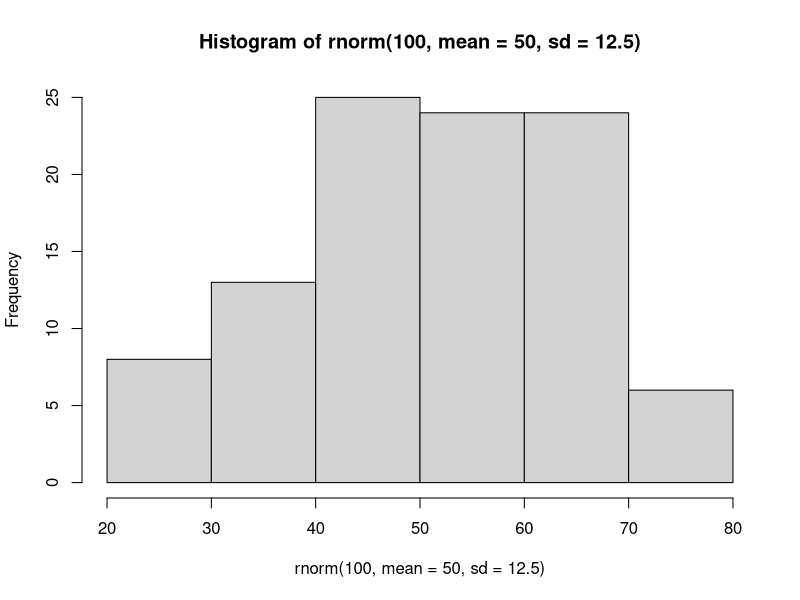
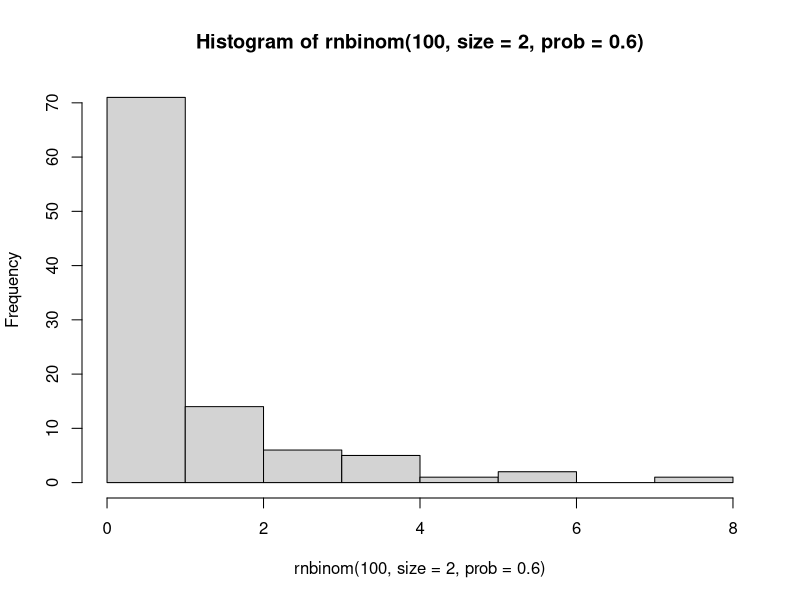
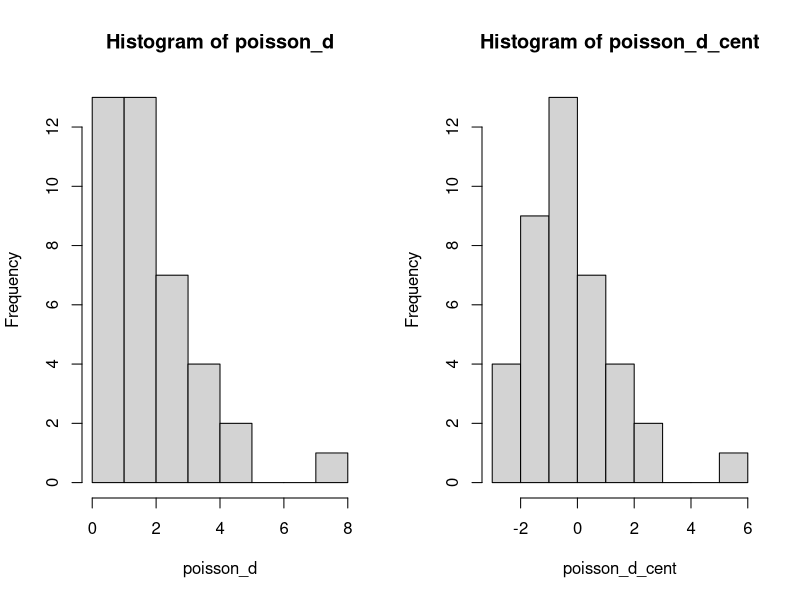
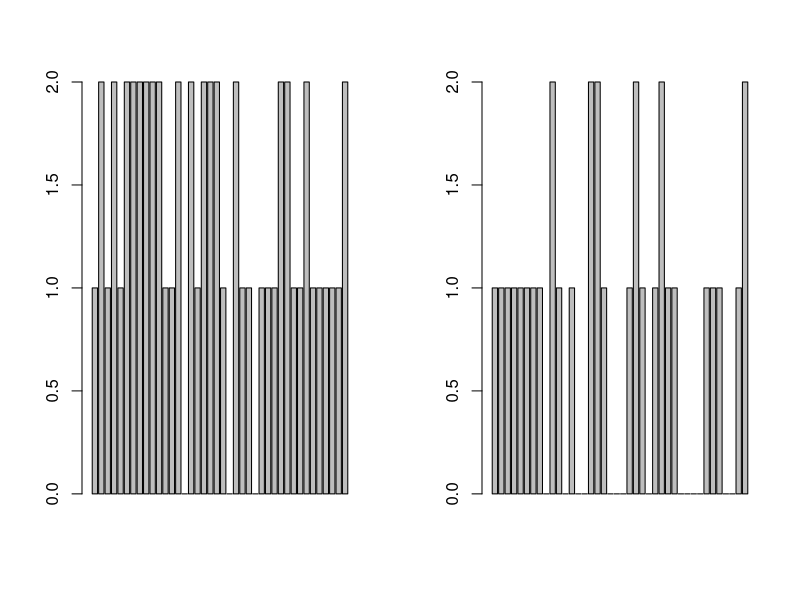

Recreate these plots in R, in order.
#####################Script da aula 12/04/2021
###########Tipos de Objetos
ranking_clubs<-data.frame(time = c("Flamengo","Palmeiras",
                                 "São Paulo", "Cruzeiro",
                                 "Santos", "Corinthians"),
                          nacionais = c(14,15,6,10,9,11),
                          internacionais = c(6,4,12,7,8,4),
                          total = c(20,19,18,17,17,15))
#############Simulações e Sequências
hist(rnorm(100,mean = 50, sd= 12.5))
hist(rnbinom(100,size = 2, prob = .6))

#quantidade de palavras que um bebe repete por mês, totalmente tirado da minha cabeça
View(data.frame(dia = seq(1:31),         
           papai = rep(c(1,2,3), times =c(14,10,7)),
           mamae = rep(c(3,4,5), times =c(7,10,14)),
           nana = rep(c(5,7,8), times =c(8,9,14))
                ))

##########Amostragem

amostragem <- addTaskCallback(function(...) {set.seed(123);TRUE});amostragem

dist_norm<-rnorm(250);summary(dist_norm)
#simulacao de resultado do jogos do brasileirao em pandemia
brasileirao2020<-data.frame(sit=rep(c("m", "v"), 20),
           flamengo=rep(rbinom(40, 2, 0.68)),
           vasco=rep(rbinom(40,2, 0.4)))
# sample
mean(sample(dist_norm, 30, replace = F));mean(dist_norm)
#bootstrap

bootsDistnorm<-replicate(10, sample(dist_norm, 30, replace = T))
#comparando médias
mean(bootsDistnorm);mean(dist_norm)
#instalando caret p fazer o split na amostra
install.packages("caret")
#usando a função
caret::createDataPartition(1:length(dist_norm), p=.8)

#centralizando uma distribuição poisson

poisson_d<-rpois(40, 2)
poisson_d_cent<- poisson_d-mean(poisson_d)
par(mfrow=c(1,2))
hist(poisson_d);hist(poisson_d_cent)

#Indexação. Indexando o melhor time br2019-2020
ranking_clubs[1,1]

#Estrutura de controle para o verdadeiro campeão de 87

campeao_87<-"Flamengo"
if (campeao_87 == "sport Recife") {
print("Sport Ganhou a série B")  
}else{print("O campeão de 87 é o flamengo")}


for (i in 1:40) {
  if (brasileirao2020[i,2]>=brasileirao2020[i,3]) {
    brasileirao2020[i,4]<-"flamengo maior"
  }else{
    brasileirao2020[i,4]<-"flamengo menor"
  }
}
 

#função básica

ex <- function(x){
   if (x<2021){
     if(x>1900){if(x %in% c(1980, 1982,
           1983, 1987,
           1992, 2009,
           2019, 2020)) {cat("do mengão")} else {
    cat("Outro levou")} }else{cat("nem tinha futebol")}
     }else{cat("vai ser do mengao")} 
  }



ex(2022)

#função sapply

sapply(brasileirao2020[2:3], barplot)
